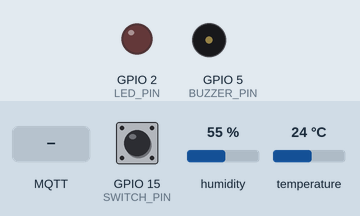
Recording of a sketch running on a simulated ESP32. Parts: output pins drawn as LEDs (lit = HIGH), buzzer (waves = sounding, pin HIGH). The test bench sets the inputs (shaded band); at power-on: temperature 24 °C, GPIO 15 (SWITCH_PIN) LOW, humidity 55 %. WiFi joins after 1.5 s; servers stay silent unless stated; no MQTT or app messages arrive unless stated; what the sketch prints to the serial monitor is not drawn.

Above: at 2.7 s.
2.8 s: temperature set to 33.6 °C
6.5 s: temperature set to 34.5 °C
At 10.3 s:
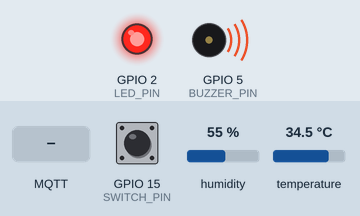
11.5 s: MQTT message "OFF" arrives on the second subscribed topic
At 12.1 s:
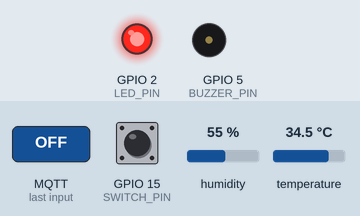
16.5 s: temperature set to 28.4 °C
21.2 s: temperature set to 27.6 °C
At 26.2 s:
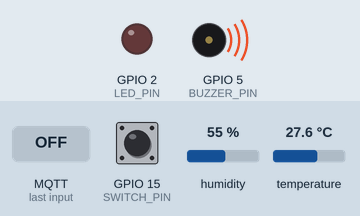
26.5 s: temperature set to 41 °C
At 30.3 s:
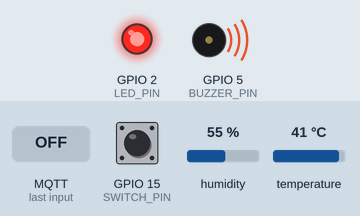
Timing chart, 0 to 31.8 s (numbered marks = the images above; inputs shaded):
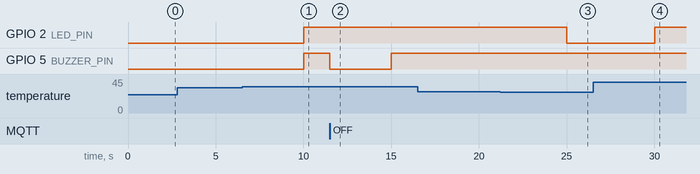

The sketch:

sketch.ino
```cpp
#include <WiFi.h>
#include <PubSubClient.h>
#include <DHT.h>
#include <ArduinoJson.h>

// ===================== KONFIGURASI PIN =====================
#define DHT_PIN       4
#define SWITCH_PIN    15
#define BUZZER_PIN    5
#define LED_PIN       2   // LED merah = indikator kipas aktif

// ===================== KONFIGURASI DHT =====================
#define DHT_TYPE DHT22
DHT dht(DHT_PIN, DHT_TYPE);

// ===================== KONFIGURASI WIFI =====================
const char* WIFI_SSID = "Wokwi-GUEST";
const char* WIFI_PASS = "";

// ===================== KONFIGURASI MQTT =====================
const char* MQTT_BROKER   = "broker.hivemq.com"; // ganti jika pakai Mosquitto lokal
const int   MQTT_PORT     = 1883;
const char* MQTT_CLIENT   = "cold_storage_36";
const char* DEVICE_ID     = "NRP36";

// Topic MQTT (personalisasi NRP 36)
const char* TOPIC_TELEMETRY     = "iot/kelas/36/telemetry";
const char* TOPIC_STATUS        = "iot/kelas/36/status";
const char* TOPIC_ALARM         = "iot/kelas/36/alarm";
const char* TOPIC_KIPAS_CMD     = "iot/kelas/36/aktuator/kipas";
const char* TOPIC_BUZZER_CMD    = "iot/kelas/36/aktuator/buzzer";

// ===================== PARAMETER NRP 36 =====================
const float SUHU_WASPADA        = 34.0;  // 28 + digit terakhir NRP (6)
const float SUHU_NORMAL         = 28.0;
const float SUHU_RULE_KHUSUS    = 30.0;  // rule khusus NRP 36
const float KELEMBABAN_TINGGI   = 80.0;  // rule khusus: kombinasi suhu+kelembaban
const float SUHU_MIN_VALID      = -50.0; // batas validasi sensor
const float SUHU_MAX_VALID      = 85.0;
const int   INTERVAL_KIRIM      = 5000;  // 5 detik (2 + digit kedua terakhir NRP = 3)
const int   DOOR_OPEN_LIMIT     = 30000; // 30 detik pintu terbuka = bahaya

// ===================== STATE SISTEM =====================
bool kipasAktif   = false;
bool buzzerAktif  = false;
bool manualKipas  = false;
bool manualBuzzer = false;
unsigned long doorOpenSince   = 0;
unsigned long lastKirimData   = 0;
unsigned long lastReconnect   = 0;

WiFiClient espClient;
PubSubClient mqtt(espClient);

// ===================== FUNGSI KONEKSI WIFI =====================
void connectWifi() {
  Serial.print("[WiFi] Menghubungkan ke ");
  Serial.println(WIFI_SSID);
  WiFi.begin(WIFI_SSID, WIFI_PASS);
  while (WiFi.status() != WL_CONNECTED) {
    delay(500);
    Serial.print(".");
  }
  Serial.println("\n[WiFi] Terhubung! IP: " + WiFi.localIP().toString());
}

// ===================== CALLBACK MQTT (TERIMA PERINTAH) =====================
void mqttCallback(char* topic, byte* payload, unsigned int length) {
  String pesan = "";
  for (int i = 0; i < length; i++) pesan += (char)payload[i];
  pesan.trim();

  Serial.println("[MQTT] Pesan masuk - Topic: " + String(topic) + " | Pesan: " + pesan);

  // Kendali manual kipas dari dashboard
  if (String(topic) == TOPIC_KIPAS_CMD) {
    if (pesan == "ON") {
      manualKipas = true;
      digitalWrite(LED_PIN, HIGH);
      Serial.println("[AKTUATOR] Kipas ON (manual)");
    } else if (pesan == "OFF") {
      manualKipas = false;
      // LED akan dikontrol rule otomatis di loop berikutnya
      Serial.println("[AKTUATOR] Kipas OFF (manual)");
    }
  }

  // Kendali manual buzzer dari dashboard
  if (String(topic) == TOPIC_BUZZER_CMD) {
    if (pesan == "ON") {
      manualBuzzer = true;
      digitalWrite(BUZZER_PIN, HIGH);
      Serial.println("[AKTUATOR] Buzzer ON (manual)");
    } else if (pesan == "OFF") {
      manualBuzzer = false;
      digitalWrite(BUZZER_PIN, LOW);
      Serial.println("[AKTUATOR] Buzzer OFF (manual)");
    }
  }
}

// ===================== KONEKSI & RECONNECT MQTT =====================
void connectMQTT() {
  while (!mqtt.connected()) {
    Serial.print("[MQTT] Menghubungkan...");
    if (mqtt.connect(MQTT_CLIENT)) {
      Serial.println(" Terhubung!");
      mqtt.subscribe(TOPIC_KIPAS_CMD);
      mqtt.subscribe(TOPIC_BUZZER_CMD);
      // Kirim status online
      mqtt.publish(TOPIC_STATUS, "{\"status\":\"ONLINE\",\"device\":\"NRP36\"}");
    } else {
      Serial.print(" Gagal, rc=");
      Serial.print(mqtt.state());
      Serial.println(" | Coba lagi 5 detik...");
      delay(5000);
    }
  }
}

// ===================== VALIDASI SENSOR =====================
bool sensorValid(float suhu, float kelembaban) {
  if (isnan(suhu) || isnan(kelembaban)) return false;
  if (suhu < SUHU_MIN_VALID || suhu > SUHU_MAX_VALID) return false;
  if (kelembaban < 0 || kelembaban > 100) return false;
  return true;
}

// ===================== SETUP =====================
void setup() {
  Serial.begin(115200);
  Serial.println("=== Cold Storage Monitor - NRP 36 ===");

  pinMode(LED_PIN,    OUTPUT);
  pinMode(BUZZER_PIN, OUTPUT);
  pinMode(SWITCH_PIN, INPUT_PULLUP);

  digitalWrite(LED_PIN,    LOW);
  digitalWrite(BUZZER_PIN, LOW);

  dht.begin();
  connectWifi();

  mqtt.setServer(MQTT_BROKER, MQTT_PORT);
  mqtt.setCallback(mqttCallback);
  connectMQTT();
}

// ===================== LOOP UTAMA =====================
void loop() {
  // Reconnect otomatis jika MQTT terputus
  if (!mqtt.connected()) {
    unsigned long now = millis();
    if (now - lastReconnect > 5000) {
      lastReconnect = now;
      Serial.println("[MQTT] Koneksi terputus, mencoba reconnect...");
      connectMQTT();
    }
  }
  mqtt.loop();

  unsigned long now = millis();
  if (now - lastKirimData < INTERVAL_KIRIM) return;
  lastKirimData = now;

  // ===== BACA SENSOR =====
  float suhu       = dht.readTemperature();
  float kelembaban = dht.readHumidity();
  bool  pintTerbuka = (digitalRead(SWITCH_PIN) == LOW); // LOW = ditekan = pintu terbuka

  // ===== VALIDASI SENSOR =====
  if (!sensorValid(suhu, kelembaban)) {
    Serial.println("[ERROR] Nilai sensor tidak valid!");
    mqtt.publish(TOPIC_STATUS, "{\"status\":\"SENSOR_ERROR\",\"device\":\"NRP36\"}");
    mqtt.publish(TOPIC_ALARM,  "{\"alarm\":true,\"pesan\":\"Sensor error - data tidak valid\"}");
    return;
  }

  // ===== TRACKING PINTU TERBUKA =====
  if (pintTerbuka) {
    if (doorOpenSince == 0) doorOpenSince = now;
  } else {
    doorOpenSince = 0;
  }
  bool doorTerlalLama = (doorOpenSince > 0 && (now - doorOpenSince > DOOR_OPEN_LIMIT));

  // ===== RULE OTOMATIS =====
  String statusSistem = "NORMAL";
  bool  alarmAktif   = false;
  String pesanAlarm  = "";

  // Rule 1: Suhu > 34°C → kipas menyala
  if (suhu > SUHU_WASPADA) {
    kipasAktif   = true;
    statusSistem = "WASPADA";
  }

  // Rule 2: Suhu <= 28°C → kipas mati (hanya jika tidak manual)
  if (suhu <= SUHU_NORMAL && !manualKipas) {
    kipasAktif = false;
  }

  // Rule 3: Pintu terbuka > 30 detik → buzzer + alarm BAHAYA
  if (doorTerlalLama) {
    buzzerAktif  = true;
    statusSistem = "BAHAYA";
    alarmAktif   = true;
    pesanAlarm   = "Pintu terbuka lebih dari 30 detik!";
  }

  // Rule 4: Suhu > 34°C DAN pintu terbuka → KRITIS
  if (suhu > SUHU_WASPADA && pintTerbuka) {
    kipasAktif   = true;
    buzzerAktif  = true;
    statusSistem = "BAHAYA";
    alarmAktif   = true;
    pesanAlarm   = "KRITIS: Suhu tinggi + pintu terbuka!";
  }

  // Rule 5 (Rule Khusus NRP 36): Suhu > 30°C DAN kelembaban > 80%
  if (suhu > SUHU_RULE_KHUSUS && kelembaban > KELEMBABAN_TINGGI) {
    kipasAktif   = true;
    if (statusSistem == "NORMAL") statusSistem = "WASPADA";
    alarmAktif   = true;
    pesanAlarm   = "Kombinasi suhu tinggi + kelembaban tinggi!";
  }

  // Kembali normal: suhu aman + pintu tertutup + tidak ada kondisi bahaya
  if (suhu <= SUHU_NORMAL && !pintTerbuka && !doorTerlalLama) {
    if (!manualBuzzer) buzzerAktif = false;
    if (!manualKipas)  kipasAktif  = false;
    statusSistem = "NORMAL";
    alarmAktif   = false;
  }

  // ===== KONTROL AKTUATOR =====
  digitalWrite(LED_PIN,    (kipasAktif  || manualKipas)  ? HIGH : LOW);
  digitalWrite(BUZZER_PIN, (buzzerAktif || manualBuzzer) ? HIGH : LOW);

  // ===== KIRIM TELEMETRY =====
  StaticJsonDocument<256> doc;
  doc["device_id"]       = DEVICE_ID;
  doc["timestamp"]       = now;
  doc["suhu"]            = suhu;
  doc["kelembaban"]      = kelembaban;
  doc["pintu_terbuka"]   = pintTerbuka;
  doc["kipas_aktif"]     = kipasAktif || manualKipas;
  doc["buzzer_aktif"]    = buzzerAktif || manualBuzzer;
  doc["status"]          = statusSistem;

  char buffer[256];
  serializeJson(doc, buffer);
  mqtt.publish(TOPIC_TELEMETRY, buffer);

  // ===== KIRIM STATUS =====
  StaticJsonDocument<128> docStatus;
  docStatus["device_id"] = DEVICE_ID;
  docStatus["status"]    = statusSistem;
  docStatus["timestamp"] = now;
  char bufStatus[128];
  serializeJson(docStatus, bufStatus);
  mqtt.publish(TOPIC_STATUS, bufStatus);

  // ===== KIRIM ALARM (jika ada) =====
  if (alarmAktif && pesanAlarm != "") {
    StaticJsonDocument<128> docAlarm;
    docAlarm["alarm"]     = true;
    docAlarm["pesan"]     = pesanAlarm;
    docAlarm["timestamp"] = now;
    char bufAlarm[128];
    serializeJson(docAlarm, bufAlarm);
    mqtt.publish(TOPIC_ALARM, bufAlarm);
  }

  // ===== LOG SERIAL MONITOR =====
  Serial.println("----------------------------------------");
  Serial.printf("[DATA] Suhu: %.1f°C | Kelembaban: %.1f%%\n", suhu, kelembaban);
  Serial.printf("[DATA] Pintu: %s | Kipas: %s | Buzzer: %s\n",
    pintTerbuka ? "TERBUKA" : "TERTUTUP",
    (kipasAktif || manualKipas) ? "ON" : "OFF",
    (buzzerAktif || manualBuzzer) ? "ON" : "OFF"
  );
  Serial.printf("[STATUS] %s\n", statusSistem.c_str());
  if (alarmAktif) Serial.printf("[ALARM] %s\n", pesanAlarm.c_str());
}
```

Measured:
- the behaviour switches between 34 and 34.1 °C on temperature (found by bisection; images 0 and 1)
- the behaviour switches between 28.1 and 28 °C on temperature (found by bisection; images 2 and 3)
- after the input at 2.8 s, every drawn part: stays the same
- after the input at 6.5 s, GPIO 2 (LED_PIN), GPIO 5 (BUZZER_PIN): LOW → HIGH after 3.5 s
- after the input at 11.5 s, GPIO 5 (BUZZER_PIN): HIGH → LOW at once, → HIGH 3.5 s later
- after the input at 16.5 s, every drawn part: stays the same
- after the input at 21.2 s, GPIO 2 (LED_PIN): HIGH → LOW after 3.8 s
- after the input at 26.5 s, GPIO 2 (LED_PIN): LOW → HIGH after 3.5 s
